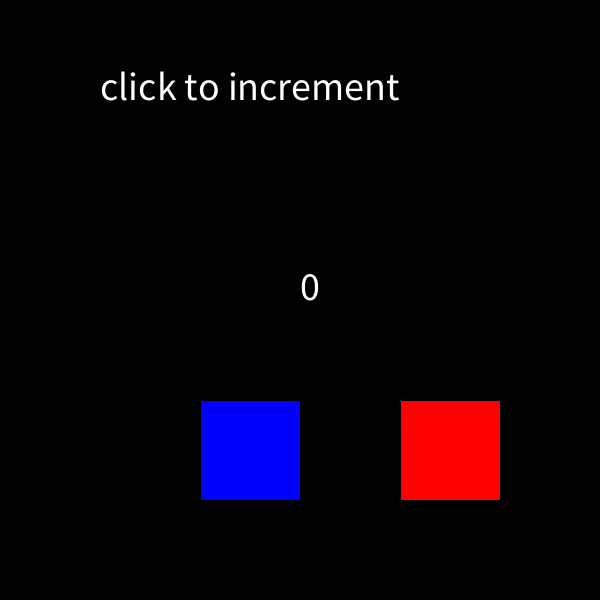
Frame 1 (no input)
Frame 60 (the mouse pressed at the canvas centre just before this capture): identical to frame 1, image omitted
Frame 120 (the mouse held since frame 60 and released just before this capture): identical to frame 1, image omitted

The Processing sketch that drew this single still picture (run headless with seeded random() and noise(); from frame 60 on, the mouse is pressed at the canvas centre):

// Processing sketch: test
// ── test.pde
String msg = "click to increment";
int clickCount = 0;

void setup() {
  size(600, 600);
  background(0);
  textSize(40);
}

void draw() {
  background(0);
  fill(255);
  text(msg, 100, 100);

  text(clickCount, 300, 300);
  fill(255,0,0);
  rect(400, 400, 100, 100);
  fill(0,0,255);
  rect(200, 400, 100, 100);
}

void mousePressed() {
  if (mouseX >= 200 && mouseX <= 300 && mouseY >= 400 && mouseY <= 500){
    clickCount--;
  } else if (mouseX >= 400 && mouseX <= 500 && mouseY >= 400 && mouseY <= 500){
    clickCount++;
  }

}
